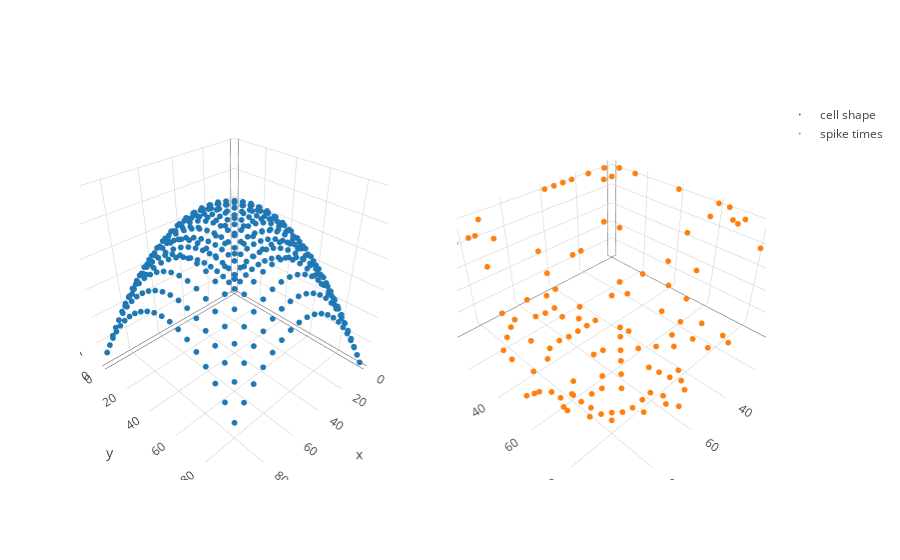

Notebook code for this chart:
### Markdown cell above
**Short description of problem**: We want to infer the conditional probability of a neuron firing given stimulation at particular spatial locations. We let $s_i$ denote the "gain" of stimulation at a given location $x_i$. On the right, we assume that we stimulate the neuron at a set of spatial locations $\{x_i\}_{i=1}^N$, and we receive the timing of the first spikes $\{y_i\}_{i=1}^N$. This $y_i$ is some stochastic function of $s_i$. For intuition, note that where the gain of stimulation is higher, the neurons tend to fire sooner.

The inference problem is as follows: given the timings of spikes at a sub-grid of stimulation locations, we want to infer the overall cell shape and quantify our uncertainty.  For inference, we put a GP prior on $\log s$.

$$\log s \sim \mathcal{GP}(\mu(\cdot), K(\cdot, \cdot))$$
$$y_i \sim \text{LIF}(s(x_i))$$

where LIF denotes a leaky integrate and fire likelihood, where the only free parameter is $s$.

### Code cell
X = sim.sim_X_equispaced(D = 2, N_dim = 20, lower=0, upper=100)
f = sim.sim_f(X, rbf, inv_softmax(np.array([60., 1.])), mu = 6.) - 1e-3*np.sum(np.square(X-50), 1)
ls = np.ones(len(f))
lif_gen = LIFSim(l=ls)
spikes = lif_gen.sim(f)

X_part, y_part = sim.rand_partial_grid(X, spikes, 0.3)
X_full, y_full, obs_idx, imag_idx = sim.fill_grid(X_part, y_part)
color = np.zeros(X_full.shape[0])
color[obs_idx] = 1.0

trace_func = go.Scatter3d(x = X[:,0], y = X[:,1], z=f, mode = 'markers', marker=dict(size = 2), name = "cell shape")
trace_draws = go.Scatter3d(x = X_part[:,0], y = X_part[:,1], z=y_part, mode = 'markers', marker=dict(size = 2), name = "spike times")
fig = tools.make_subplots(rows=1, cols=2, specs=[[{'is_3d': True}, {'is_3d': True}]])
fig.append_trace(trace_func, 1, 1)
fig.append_trace(trace_draws, 1, 2)
iplot(fig)

### Figure 1 — Plotly figure (JSON) as saved in the notebook; plotly's stock layout.template omitted (floating-point values rounded to 4 significant figures; data arrays with more than 128 entries replaced by an {"elided": "..."} marker saying what was removed)
{"data": [{"marker": {"size": 2}, "mode": "markers", "name": "cell shape", "scene": "scene1", "type": "scatter3d", "x": {"elided": "400 int values"}, "y": {"elided": "400 int values"}, "z": {"elided": "400 float values"}}, {"marker": {"size": 2}, "mode": "markers", "name": "spike times", "scene": "scene2", "type": "scatter3d", "x": [0, 0, 0, 0, 0, 0, 5, 5, 5, 5, 5, 5, 10, 10, 10, 10, 15, 15, 15, 15, 15, 15, 20, 20, 25, 25, 25, 25, 25, 25, 30, 30, 30, 30, 30, 35, 35, 35, 35, 35, 40, 40, 40, 40, 40, 45, 45, 45, 45, 45, 50, 50, 50, 50, 50, 50, 50, 50, 50, 50, 55, 55, 55, 55, 55, 55, 55, 60, 60, 60, 60, 60, 65, 65, 65, 65, 65, 65, 65, 65, 70, 70, 70, 70, 70, 75, 75, 75, 75, 75, 75, 75, 80, 80, 80, 80, 80, 80, 80, 80, 80, 80, 85, 85, 85, 85, 85, 85, 85, 85, 90, 90, 90, 90, 90, 95, 95, 95, 95, 95], "y": [5, 15, 40, 60, 65, 90, 0, 50, 60, 70, 75, 90, 10, 45, 60, 75, 0, 10, 20, 35, 50, 60, 15, 90, 0, 30, 35, 55, 65, 75, 0, 10, 30, 65, 75, 0, 10, 70, 85, 90, 0, 45, 50, 65, 95, 25, 35, 50, 60, 80, 5, 10, 15, 30, 35, 55, 70, 75, 80, 85, 15, 20, 25, 35, 50, 60, 90, 20, 35, 50, 65, 85, 15, 20, 35, 60, 70, 80, 90, 95, 5, 35, 65, 80, 85, 5, 20, 30, 40, 55, 65, 80, 10, 15, 20, 25, 60, 65, 70, 75, 80, 95, 0, 15, 30, 45, 55, 60, 75, 85, 15, 35, 40, 55, 70, 15, 55, 60, 75, 80], "z": [51, 51, 51, 51, 51, 51, 51, 36, 47, 49, 51, 51, 51, 22, 24, 51, 51, 51, 31, 13, 14, 12, 34, 51, 51, 11, 7, 8, 8, 13, 51, 21, 6, 4, 8, 51, 21, 4, 13, 22, 51, 2, 3, 4, 25, 5, 3, 3, 3, 5, 27, 18, 12, 4, 3, 2, 3, 4, 5, 7, 11, 7, 5, 3, 2, 3, 10, 7, 3, 3, 3, 7, 14, 8, 4, 2, 3, 5, 11, 14, 41, 3, 3, 5, 7, 51, 12, 7, 4, 3, 4, 7, 48, 37, 18, 14, 4, 4, 5, 6, 11, 32, 51, 51, 15, 8, 5, 6, 9, 16, 51, 15, 14, 9, 12, 51, 11, 16, 22, 31]}], "layout": {"scene1": {"domain": {"x": [0, 0.45], "y": [0, 1]}}, "scene2": {"domain": {"x": [0.55, 1], "y": [0, 1]}}}}
